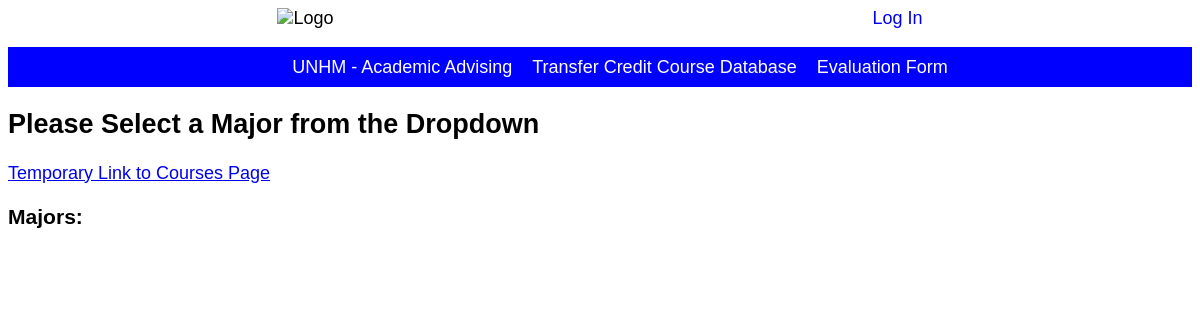
/majors, run on an earlier commit of the app's database.
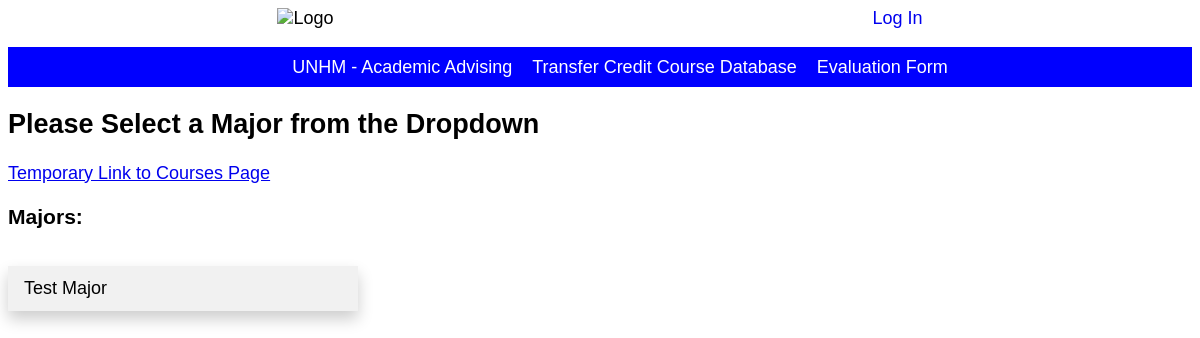
And on a later commit of the database.
### transfer/models/model_major.py (models this page shows, shortened)
class Major(models.Model):
    major_name = models.CharField(max_length=30, blank=False, unique=True)

### transfer/views/major_view.py (the view)
# urls.py: path('majors', MajorListView.as_view(), name='major_home'),
class MajorListView(ListView):
    model = Major
    template_name = 'major/major_home.html'

### transfer/templates/major/major_home.html
{% extends "base.html" %}
{% load static %}
{% block content %}
<h2>Please Select a Major from the Dropdown</h2>
<div>
<a href="{% url 'course_home' %}">Temporary Link to Courses Page</a>
</div>
<h3>Majors:</h3>
<div class="dropdown">
  <div id="myDropdown" class="dropdown-content">
    {% for major in object_list %}
    <a href="{% url 'major_detail' major.pk %}">{{ major.major_name }}</a>
    {% endfor %}
    </div>
    </div>
{% endblock %}

What changed in the data, as far as the page shows it:
added Major: major_name "Test Major"
